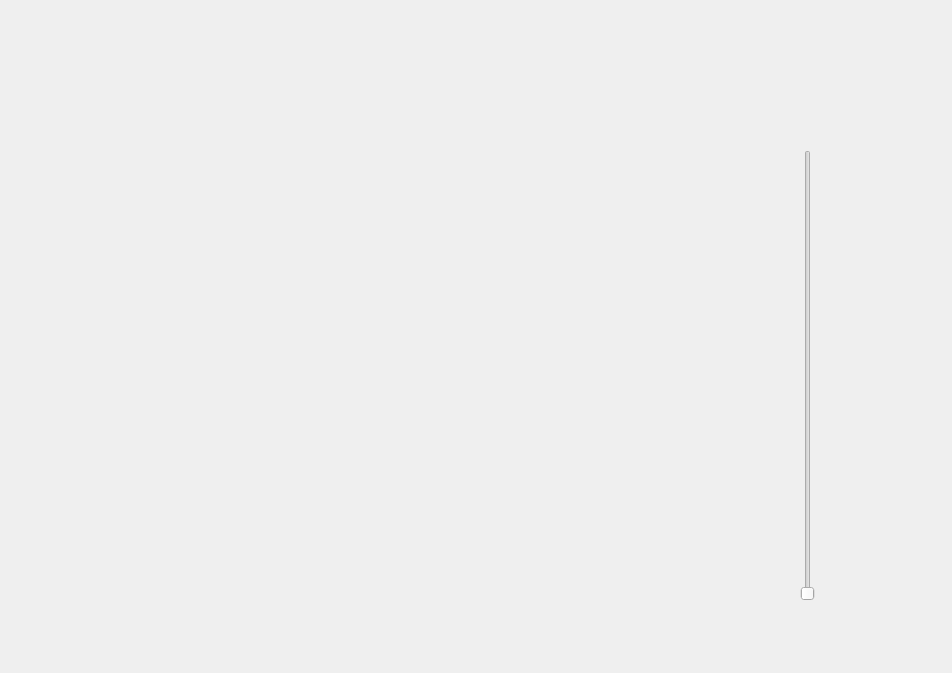
<?xml version="1.0" encoding="UTF-8"?>
<ui version="4.0">
 <class>MainWindow</class>
 <widget class="QMainWindow" name="MainWindow">
  <property name="geometry">
   <rect>
    <x>0</x>
    <y>0</y>
    <width>952</width>
    <height>673</height>
   </rect>
  </property>
  <property name="windowTitle">
   <string>MainWindow</string>
  </property>
  <widget class="QWidget" name="centralwidget">
   <widget class="GLWidget" name="widget" native="true">
    <property name="geometry">
     <rect>
      <x>150</x>
      <y>10</y>
      <width>600</width>
      <height>600</height>
     </rect>
    </property>
    <property name="minimumSize">
     <size>
      <width>600</width>
      <height>600</height>
     </size>
    </property>
   </widget>
   <widget class="QSlider" name="verticalSlider">
    <property name="geometry">
     <rect>
      <x>800</x>
      <y>150</y>
      <width>16</width>
      <height>451</height>
     </rect>
    </property>
    <property name="orientation">
     <enum>Qt::Vertical</enum>
    </property>
   </widget>
  </widget>
 </widget>
 <customwidgets>
  <customwidget>
   <class>GLWidget</class>
   <extends>QWidget</extends>
   <header>glwidget.h</header>
   <container>1</container>
  </customwidget>
 </customwidgets>
 <resources/>
 <connections/>
</ui>
